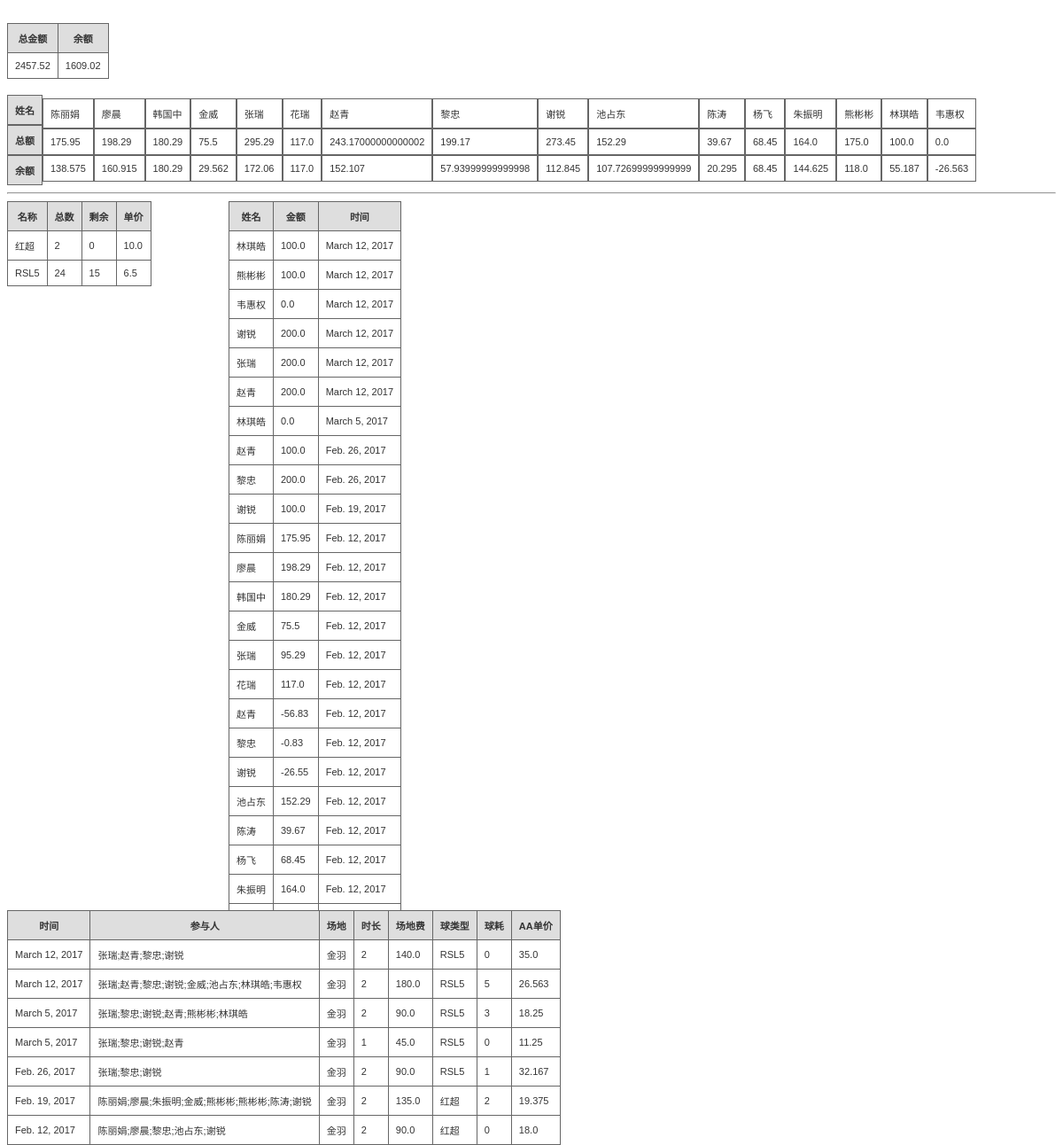
The page /badmintonmm/ on the database as committed earlier.
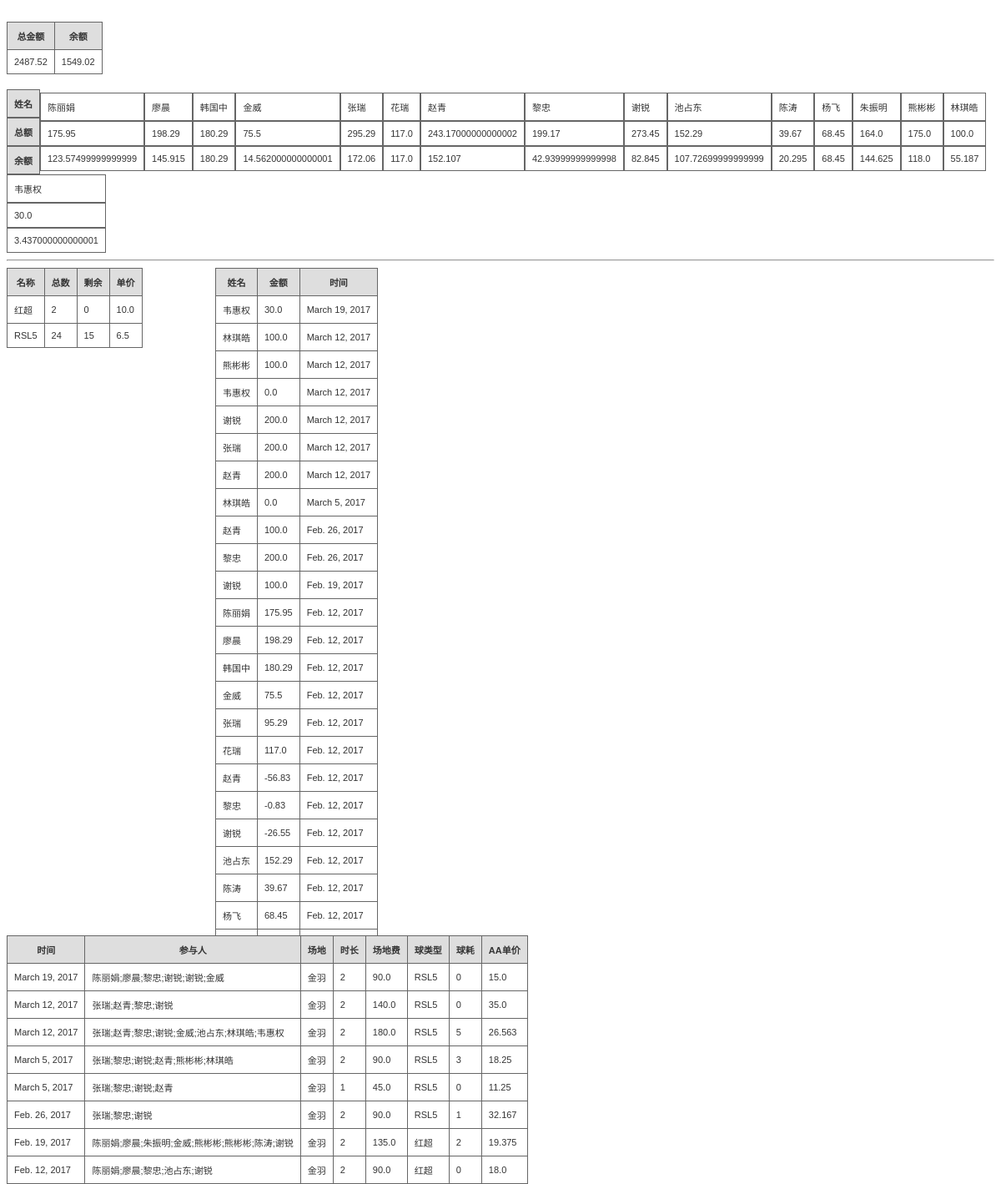
The same page on the database as committed later.
### badmintonmm/models.py (models this page shows)
class TotalCount(models.Model):
    id = models
    total = models.FloatField()
    left = models.FloatField()

class MemberCount(models.Model):
    name = models.CharField(max_length=64)
    t_amount = models.FloatField(default=0)
    l_amount = models.FloatField(default=0)

class Ball(models.Model):
    name = models.CharField(max_length=64)
    count = models.IntegerField()
    price = models.FloatField()
    l_count = models.IntegerField(default=0)

class Deposit(models.Model):
    name = models.CharField(max_length=64)
    amount = models.FloatField(default=0)
    time = models.DateField()

class PlayOne(models.Model):
    time = models.DateField()
    players = models.TextField()
    place = models.CharField(max_length=64)
    duration = models.IntegerField()
    fee = models.FloatField()
    ballused = models.IntegerField()
    balltype = models.CharField(max_length=64)
    aaprice = models.FloatField()

### badmintonmm/views.py (the view)
def home(request):
    rets = list(Deposit.objects.all().order_by('-time'))
    membercounts = list(MemberCount.objects.all())
    total = get_total()
    balls = list(Ball.objects.all())
    plays = list(PlayOne.objects.all().order_by('-time'))
    return render(request, 'totalcount.html',{'results': rets,'members': membercounts,
                     'total':total,'balls':balls,'plays':plays})

### badmintonmm/views.py (called while the page is built)
def get_total():
    rets = list(TotalCount.objects.all())
    return rets[0]

### badmintonmm/templates/totalcount.html (shortened to what this page needs)
<!DOCTYPE html>
<html>
<body>
<br>
<div>
<table class="gridtable">
<tr>
<th>总金额</th>
<th>余额</th>
</tr>
<tr>
<td>{{ total.total }}</td>
<td>{{ total.left }}</td>
</tr>
</table>
<br>
</div>
<div>
<table class="gridtable1">
<tr>
<th>姓名</th>
<th>总额</th>
<th>余额</th>
</tr>
{% for member in members %}
<tr>
<td>{{member.name}}</td>
<td>{{member.t_amount}}</td>
<td>{{member.l_amount}}</td>
</tr>
{% endfor %}
</table>
</div>
<hr/>
<div class="lay1">
<table class="gridtable">
<tr>
<th>名称</th>
<th>总数</th>
<th>剩余</th>
<th>单价</th>
</tr>
{% for ball  in balls %}
<tr>
<td>{{ball.name}}</td>
<td>{{ball.count}}</td>
<td>{{ball.l_count}}</td>
<td>{{ball.price}}</td>
</tr>
{% endfor %}
</table>
</div>
<div class="lay11">
<table class="gridtable">
<tr>
<th>姓名</th>
<th>金额</th>
<th>时间</th>
</tr>
{% for res in results %}
<tr>
<td>{{res.name}}</td>
<td>{{res.amount}}</td>
<td>{{res.time}}</td>
</tr>
{% endfor %}
</table>
</div>
<div class="lay2">
<table class="gridtable">
<tr>
<th>时间</th>
<th>参与人</th>
<th>场地</th>
<th>时长</th>
<th>场地费</th>
<th>球类型</th>
<th>球耗</th>
<th>AA单价</th>
</tr>
{% for play in plays %}
<tr>
<td>{{play.time}}</td>
<td>{{play.players}}</td>
<td>{{play.place}}</td>
<td>{{play.duration}}</td>
<td>{{play.fee}}</td>
<td>{{play.balltype}}</td>
<td>{{play.ballused}}</td>
<td>{{play.aaprice}}</td>
</tr>
{% endfor %}
</table>
</div>
</body>
</html>

### badmintonmm/templates/totalcount.html (style rules this page uses)
table.gridtable { font-family: verdana,arial,sans-serif; font-size:11px; color:#333333; border-width: 1px; border-color: #666666; border-collapse: collapse; }
table.gridtable th { border-width: 1px; padding: 8px; border-style: solid; border-color: #666666; background-color: #dedede; }
table.gridtable td { border-width: 1px; padding: 8px; border-style: solid; border-color: #666666; background-color: #ffffff; }
table.gridtable1 { font-family: verdana,arial,sans-serif; font-size:11px; color:#333333; border-width: 1px; border-color: #666666; border-collapse: collapse; }
table.gridtable1 tr { display: inline-block; }
table.gridtable1 th { border-width: 1px; padding: 8px; border-style: solid; border-color: #666666; background-color: #dedede; display: block; }
table.gridtable1 td { border-width: 1px; padding: 8px; border-style: solid; border-color: #666666; background-color: #ffffff; display: block; }
.lay1 { width: 250px; height: 800px; float: left; }
.lay11 { width: 300px; height: 800px; float: left; }
.lay2 { width: 800px; float: left; }

Rows that differ between the two databases and show on the page:
no longer on this page (row unchanged): Deposit: name "朱振明", amount "164.0", time "Feb. 12, 2017"
changed TotalCount: total "2457.52" → "2487.52"; left "1609.02" → "1549.02"
changed MemberCount "陈丽娟": l_amount "138.575" → "123.57499999999999"
changed MemberCount "廖晨": l_amount "160.915" → "145.915"
changed MemberCount "金威": l_amount "29.562" → "14.562000000000001"
changed MemberCount "黎忠": l_amount "57.93999999999998" → "42.93999999999998"
changed MemberCount "谢锐": l_amount "112.845" → "82.845"
changed MemberCount "韦惠权": t_amount "0.0" → "30.0"; l_amount "-26.563" → "3.437000000000001"
added Deposit: name "韦惠权", amount "30.0", time "March 19, 2017"
added PlayOne: time "March 19, 2017", players "陈丽娟;廖晨;黎忠;谢锐;谢锐;金威", place "金羽", duration "2", fee "90.0", balltype "RSL5", ballused "0", aaprice "15.0"
